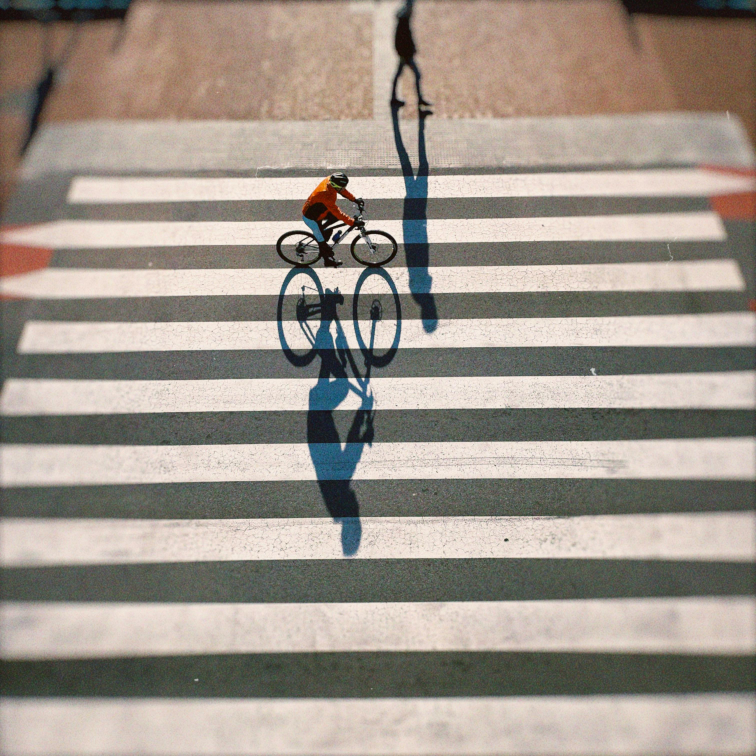
#> input picture Model_process/sintetic_dataset/downloaded_sinthetic/pexels-alena-evseenko-660538512-20888653.jpg, 3024 x 3024 px (shown at 1/4 size); its folder holds only this picture in this run
$ python tranformer.py
#> lines starting #> are read from the running program, lines starting #| are printed output that depends on the picture; after the words box and inside, x2 and y2 are one past the last pixel; in counts of white or black regions, pixels touching at a corner belong together
#> in process_dataset, image is the input picture: shape (3024, 3024, 3); mean B, G, R 139.5, 149.6, 159.2
# this is what cookie cuts the stock (synthetic) images (white is not removed yet)
# basically it allows the stock images to have the dimensions of the tiktok ones

import os
import csv
import cv2
import numpy as np

def resize_to_outer(image):
    """
    Resize the image to 347x347.
    """
    return cv2.resize(image, (347, 347))
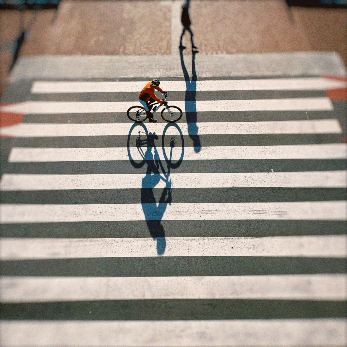
#> returned value: shape (347, 347, 3); mean of channels 0, 1, 2 139.3, 149.4, 159; drawn as B, G, R

def mask_outer(image):
    """
    Given a 347x347 image, create an outer image with a donut:
    - Outer circle: diameter 345 px (radius ≈172)
    - Inner hole: diameter 209 px (radius ≈104)
    Areas outside the donut (both outside the outer circle and inside the hole) are set to white.
    """
    h, w = image.shape[:2]
#> h = 347; w = 347
    mask = np.zeros((h, w), dtype=np.uint8)
    center = (w // 2, h // 2)
#> center = (173, 173)
    outer_radius = 345 // 2  # ≈172 px
    inner_radius = 209 // 2  # ≈104 px
    cv2.circle(mask, center, outer_radius, 255, -1)  # outer circle white
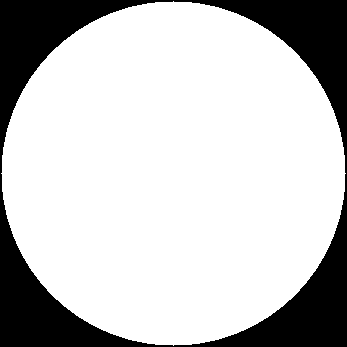
#> mask: shape (347, 347); 77.2% white; 1 black region, box (x1, y1, x2, y2) and area: (0, 0, 347, 347) 27500
    cv2.circle(mask, center, inner_radius, 0, -1)      # inner hole black
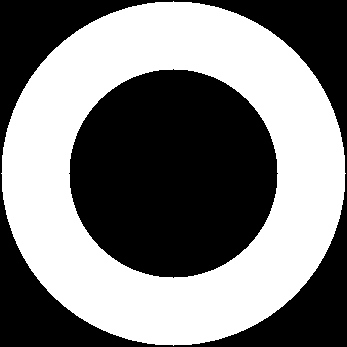
#> mask: shape (347, 347); 49% white; 1 white region, box (x1, y1, x2, y2) and area: (1, 1, 346, 346) 58960
    white_bg = np.full_like(image, 255)
    return np.where(mask[..., None] == 255, image, white_bg)
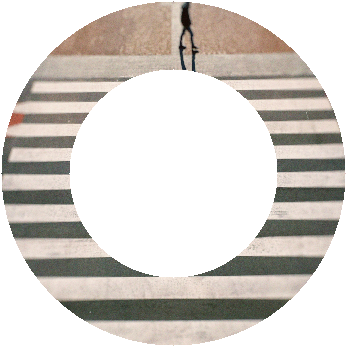
#> returned value: shape (347, 347, 3); mean of channels 0, 1, 2 201.6, 207.2, 212.3; drawn as B, G, R

def crop_inner(image):
    """
    From a 347x347 image, crop the center 211x211 region.
    """
    h, w = image.shape[:2]
#> h = 347; w = 347
    start_x = (w - 211) // 2
#> start_x = 68
    start_y = (h - 211) // 2
#> start_y = 68
    return image[start_y:start_y+211, start_x:start_x+211]
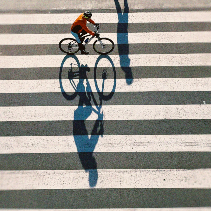
#> returned value: shape (211, 211, 3); mean of channels 0, 1, 2 143, 150.3, 153.9; drawn as B, G, R

def mask_inner(image):
    """
    Given a 211x211 image, create an inner image by keeping only the circle
    of 209 px diameter (radius ≈104) and setting pixels outside to white.
    """
    h, w = image.shape[:2]
#> h = 211; w = 211
    mask = np.zeros((h, w), dtype=np.uint8)
    center = (w // 2, h // 2)
#> center = (105, 105)
    radius = 209 // 2  # ≈104 px
    cv2.circle(mask, center, radius, 255, -1)
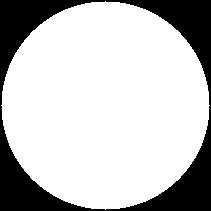
#> mask: shape (211, 211); 76.3% white; 1 black region, box (x1, y1, x2, y2) and area: (0, 0, 211, 211) 10572
    white_bg = np.full_like(image, 255)
    return np.where(mask[..., None] == 255, image, white_bg)
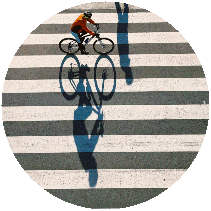
#> returned value: shape (211, 211, 3); mean of channels 0, 1, 2 168.6, 173.4, 175.5; drawn as B, G, R

def process_image(image):
    """
    Process a single synthetic image:
    1. Resize to 347x347.
    2. For the outer image: apply a donut mask.
    3. For the inner image: crop the center 211x211 area then apply a circular mask.
    Returns (inner_processed, outer_processed).
    """
    resized = resize_to_outer(image)
    outer_processed = mask_outer(resized)
    inner_cropped = crop_inner(resized)
    inner_processed = mask_inner(inner_cropped)
    return inner_processed, outer_processed

def process_dataset(input_folder, output_folder, csv_filename, start_id=201, end_id=400):
    if not os.path.exists(output_folder):
        os.makedirs(output_folder)

    csv_path = os.path.join(output_folder, csv_filename)
    with open(csv_path, "w", newline="", encoding="utf-8") as csvfile:
        writer = csv.writer(csvfile)
        writer.writerow(["unique_identifier", "inner", "outer"])

        files = sorted(os.listdir(input_folder))
        current_id = start_id

        for filename in files:
            filepath = os.path.join(input_folder, filename)
            image = cv2.imread(filepath)
            if image is None:
                continue
            inner_img, outer_img = process_image(image)
            inner_name = f"{current_id}_inner.jpg"
            outer_name = f"{current_id}_outer.jpg"
            inner_save_path = os.path.join(output_folder, inner_name)
            outer_save_path = os.path.join(output_folder, outer_name)
            cv2.imwrite(inner_save_path, inner_img)
            cv2.imwrite(outer_save_path, outer_img)
            writer.writerow([current_id, inner_name, outer_name])
            current_id += 1
            if current_id > end_id:
                break

if __name__ == "__main__":
    input_folder = "downloaded_sinthetic"  # Folder with 200 squared images
    output_folder = "transformed_sinthetic"  # Folder to save transformed images
    csv_filename = "sinthetic_images.csv"
    process_dataset(input_folder, output_folder, csv_filename, start_id=201, end_id=400)

$ run again, on Model_process/sintetic_dataset/downloaded_sinthetic/pexels-ana-hidalgo-burgos-4848204-27683089.jpg
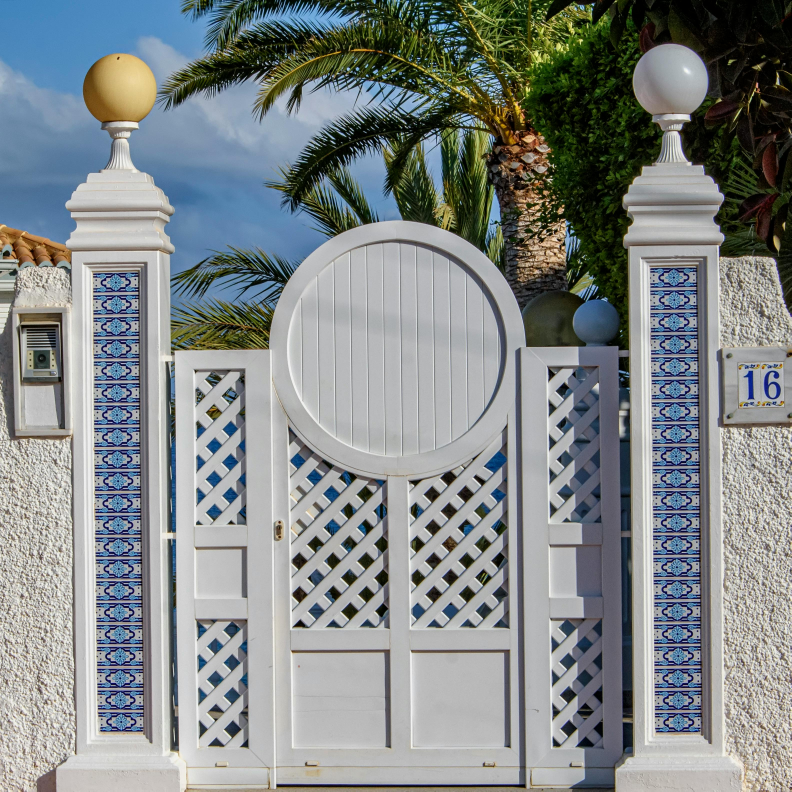
#> input picture Model_process/sintetic_dataset/downloaded_sinthetic/pexels-ana-hidalgo-burgos-4848204-27683089.jpg, 3165 x 3165 px (shown at 1/4 size)
#> in process_dataset, image is the input picture: shape (3165, 3165, 3); mean B, G, R 136.4, 136, 130
#> in mask_outer, `return np.where(mask[..., None] == 255, image, white_bg)`:
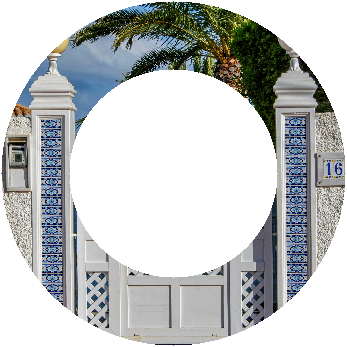
#> returned value: shape (347, 347, 3); mean of channels 0, 1, 2 195.7, 195.7, 192.9; drawn as B, G, R
#> in mask_inner, `return np.where(mask[..., None] == 255, image, white_bg)`:
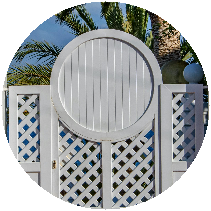
#> returned value: shape (211, 211, 3); mean of channels 0, 1, 2 170.5, 169.8, 165.8; drawn as B, G, R

$ run again, on Model_process/sintetic_dataset/downloaded_sinthetic/pexels-ana-hidalgo-burgos-4848204-28904505.jpg
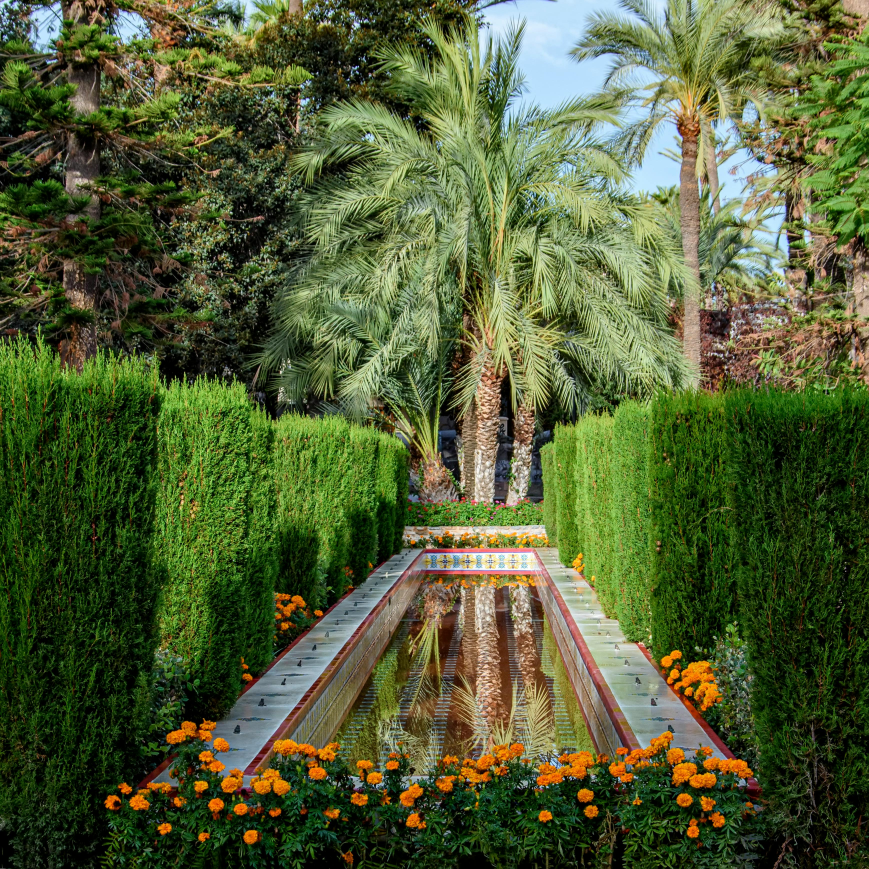
#> input picture Model_process/sintetic_dataset/downloaded_sinthetic/pexels-ana-hidalgo-burgos-4848204-28904505.jpg, 3475 x 3475 px (shown at 1/4 size)
#> in process_dataset, image is the input picture: shape (3475, 3475, 3); mean B, G, R 54, 94.1, 81.9
#> in mask_outer, `return np.where(mask[..., None] == 255, image, white_bg)`:
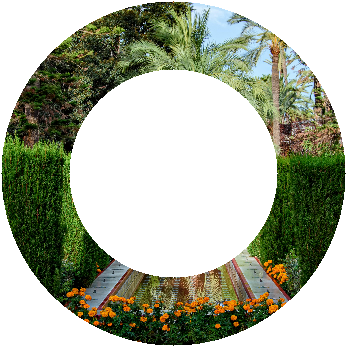
#> returned value: shape (347, 347, 3); mean of channels 0, 1, 2 156.6, 174.4, 169; drawn as B, G, R
#> in mask_inner, `return np.where(mask[..., None] == 255, image, white_bg)`:
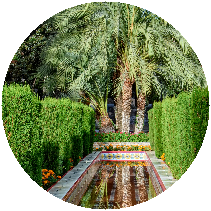
#> returned value: shape (211, 211, 3); mean of channels 0, 1, 2 110.2, 149.4, 137.9; drawn as B, G, R
